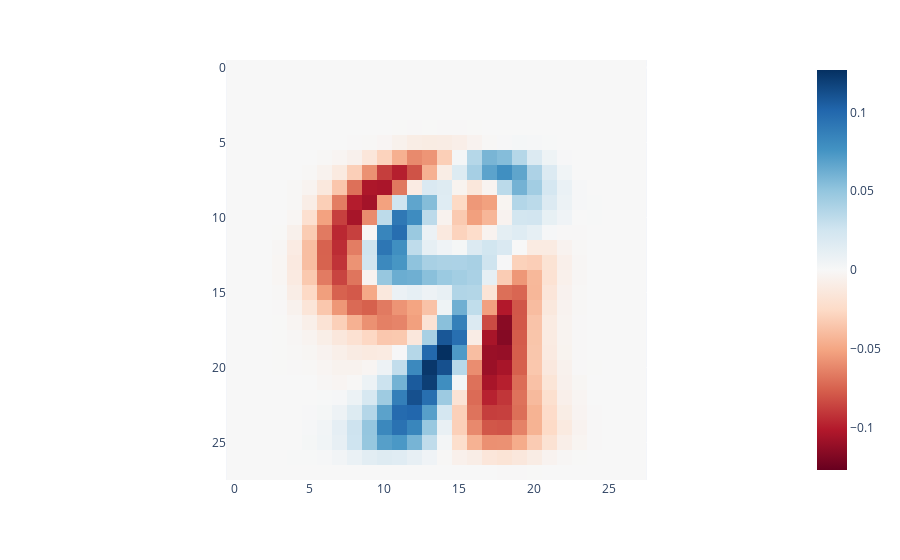

The notebook cell saved with this chart:
### Code cell
px.imshow(U_reduced[0].reshape(28, 28), color_continuous_scale='RdBu', color_continuous_midpoint=0)

### Figure 1 — Plotly figure (JSON) as saved in the notebook; plotly's stock layout.template omitted (floating-point values rounded to 4 significant figures; data arrays with more than 128 entries replaced by an {"elided": "..."} marker saying what was removed)
{"data": [{"coloraxis": "coloraxis", "hovertemplate": "x: %{x}<br>y: %{y}<br>color: %{z}<extra></extra>", "name": "0", "type": "heatmap", "xaxis": "x", "yaxis": "y", "z": {"elided": "28x28 float values"}}], "layout": {"coloraxis": {"cmid": 0, "colorscale": [[0, "rgb(103,0,31)"], [0.1, "rgb(178,24,43)"], [0.2, "rgb(214,96,77)"], [0.3, "rgb(244,165,130)"], [0.4, "rgb(253,219,199)"], [0.5, "rgb(247,247,247)"], [0.6, "rgb(209,229,240)"], [0.7, "rgb(146,197,222)"], [0.8, "rgb(67,147,195)"], [0.9, "rgb(33,102,172)"], [1, "rgb(5,48,97)"]]}, "margin": {"t": 60}, "xaxis": {"anchor": "y", "constrain": "domain", "domain": [0, 1], "scaleanchor": "y"}, "yaxis": {"anchor": "x", "autorange": "reversed", "constrain": "domain", "domain": [0, 1]}}}
